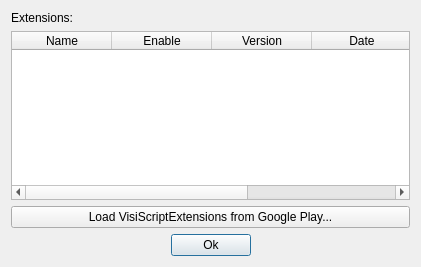
<?xml version="1.0" encoding="UTF-8"?>
<ui version="4.0">
 <class>ExtensionsDialog</class>
 <widget class="QDialog" name="ExtensionsDialog">
  <property name="geometry">
   <rect>
    <x>0</x>
    <y>0</y>
    <width>421</width>
    <height>267</height>
   </rect>
  </property>
  <property name="windowTitle">
   <string>Extensions</string>
  </property>
  <layout class="QGridLayout" name="gridLayout">
   <item row="1" column="0" colspan="3">
    <widget class="QTableWidget" name="m_lstExtensions">
     <property name="enabled">
      <bool>true</bool>
     </property>
     <property name="editTriggers">
      <set>QAbstractItemView::NoEditTriggers</set>
     </property>
     <column>
      <property name="text">
       <string>Name</string>
      </property>
     </column>
     <column>
      <property name="text">
       <string>Enable</string>
      </property>
     </column>
     <column>
      <property name="text">
       <string>Version</string>
      </property>
     </column>
     <column>
      <property name="text">
       <string>Date</string>
      </property>
     </column>
     <column>
      <property name="text">
       <string>Module</string>
      </property>
     </column>
    </widget>
   </item>
   <item row="3" column="0">
    <spacer name="horizontalSpacer">
     <property name="orientation">
      <enum>Qt::Horizontal</enum>
     </property>
     <property name="sizeHint" stdset="0">
      <size>
       <width>111</width>
       <height>20</height>
      </size>
     </property>
    </spacer>
   </item>
   <item row="0" column="0">
    <widget class="QLabel" name="label">
     <property name="text">
      <string>Extensions:</string>
     </property>
    </widget>
   </item>
   <item row="3" column="1">
    <widget class="QPushButton" name="pushButton">
     <property name="text">
      <string>Ok</string>
     </property>
    </widget>
   </item>
   <item row="3" column="2">
    <spacer name="horizontalSpacer_2">
     <property name="orientation">
      <enum>Qt::Horizontal</enum>
     </property>
     <property name="sizeHint" stdset="0">
      <size>
       <width>110</width>
       <height>20</height>
      </size>
     </property>
    </spacer>
   </item>
   <item row="2" column="0" colspan="3">
    <widget class="QPushButton" name="btnLoadExtensionsFromPlay">
     <property name="text">
      <string>Load VisiScriptExtensions from Google Play...</string>
     </property>
    </widget>
   </item>
  </layout>
 </widget>
 <resources/>
 <connections>
  <connection>
   <sender>pushButton</sender>
   <signal>clicked()</signal>
   <receiver>ExtensionsDialog</receiver>
   <slot>accept()</slot>
   <hints>
    <hint type="sourcelabel">
     <x>240</x>
     <y>262</y>
    </hint>
    <hint type="destinationlabel">
     <x>322</x>
     <y>226</y>
    </hint>
   </hints>
  </connection>
  <connection>
   <sender>btnLoadExtensionsFromPlay</sender>
   <signal>clicked()</signal>
   <receiver>ExtensionsDialog</receiver>
   <slot>sltLoadExtensions()</slot>
   <hints>
    <hint type="sourcelabel">
     <x>104</x>
     <y>210</y>
    </hint>
    <hint type="destinationlabel">
     <x>149</x>
     <y>8</y>
    </hint>
   </hints>
  </connection>
 </connections>
 <slots>
  <slot>sltLoadExtensions()</slot>
 </slots>
</ui>
